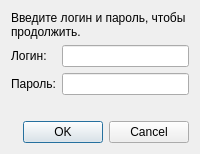
<?xml version="1.0" encoding="UTF-8"?>
<ui version="4.0">
 <class>AdminLoginDialog</class>
 <widget class="QDialog" name="AdminLoginDialog">
  <property name="windowTitle">
   <string>Вход в админ-панель</string>
  </property>
  <layout class="QVBoxLayout" name="verticalLayout">
   <item>
    <widget class="QLabel" name="info_label">
     <property name="text">
      <string>Введите логин и пароль, чтобы продолжить.</string>
     </property>
     <property name="wordWrap">
      <bool>true</bool>
     </property>
    </widget>
   </item>
   <item>
    <layout class="QFormLayout" name="formLayout">
     <item row="0" column="0">
      <widget class="QLabel" name="label_login">
       <property name="text">
        <string>Логин:</string>
       </property>
      </widget>
     </item>
     <item row="0" column="1">
      <widget class="QLineEdit" name="login_edit"/>
     </item>
     <item row="1" column="0">
      <widget class="QLabel" name="label_password">
       <property name="text">
        <string>Пароль:</string>
       </property>
      </widget>
     </item>
     <item row="1" column="1">
      <widget class="QLineEdit" name="password_edit">
       <property name="echoMode">
        <enum>QLineEdit::Password</enum>
       </property>
      </widget>
     </item>
    </layout>
   </item>
   <item>
    <widget class="QLabel" name="error_label">
     <property name="styleSheet">
      <string notr="true">color: red;</string>
     </property>
     <property name="text">
      <string/>
     </property>
     <property name="wordWrap">
      <bool>true</bool>
     </property>
    </widget>
   </item>
   <item>
    <widget class="QDialogButtonBox" name="button_box">
     <property name="standardButtons">
      <set>QDialogButtonBox::Cancel|QDialogButtonBox::Ok</set>
     </property>
    </widget>
   </item>
  </layout>
 </widget>
 <resources/>
 <connections/>
</ui>
